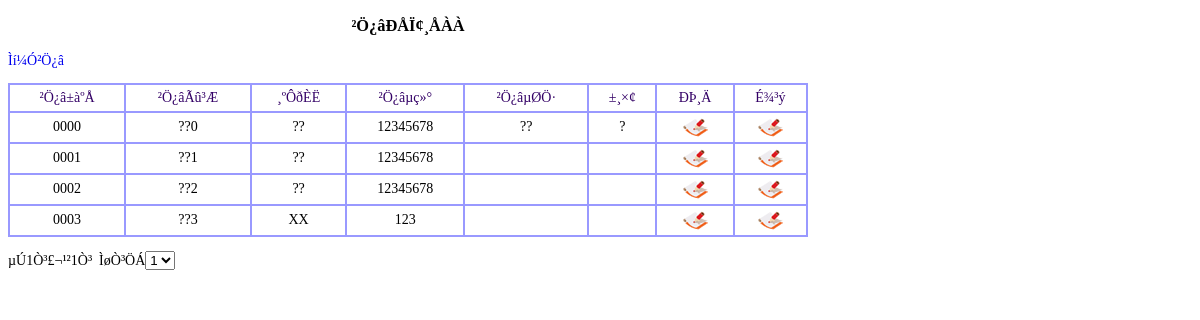
The app's page /basic/warehouse/warehouse_show.php (signed in), older data.
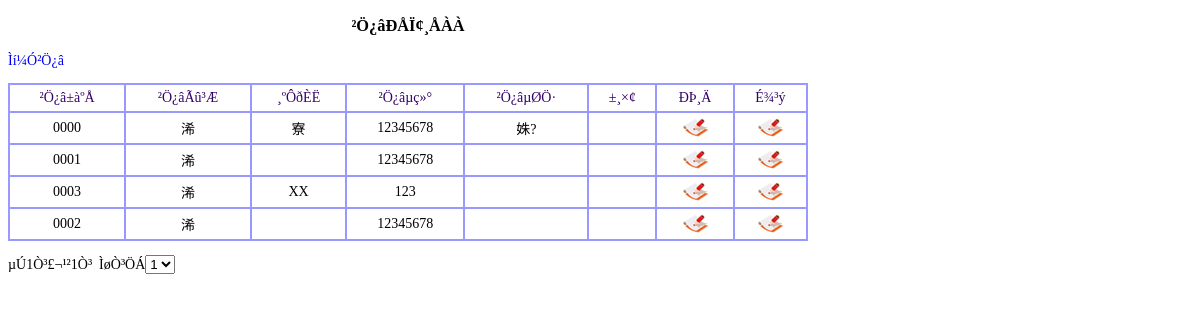
The same page, newer data.
### tables this page shows
CREATE TABLE `table_warehouse` (
  `id` varchar(4) NOT NULL,
  `name` varchar(10) NOT NULL,
  `fuzeren` varchar(10) default NULL,
  `phone` varchar(8) default NULL,
  `address` varchar(50) default NULL,
  `remark` varchar(50) default NULL,
  PRIMARY KEY  (`id`,`name`)
);

### basic/warehouse/warehouse_show.php (the view, shortened to what this page needs)
<?php
	include "../include.php";
	$pagesize = 10;
	$page = $_GET['page'];
	$query="select count(*) as num from table_warehouse";
	$result = mysql_query($query) or die("Invalid query: " . mysql_error());
	$RS = mysql_fetch_array($result);
	$num = $RS['num'];
	for($i=0;$i*$pagesize<$num;$i++);
	$total=$i;
	$string_order=" order by name";
	$string_page=" limit " . $page*$pagesize . "," . ($page+1)*$pagesize;
	$query="select * from table_warehouse" . $string_order . $string_page;
	$result = mysql_query($query) or die("Invalid query: " . mysql_error());
?>
<!DOCTYPE html PUBLIC "-//W3C//DTD XHTML 1.0 Transitional//EN" "http://www.w3.org/TR/xhtml1/DTD/xhtml1-transitional.dtd">
<html xmlns="http://www.w3.org/1999/xhtml">
<head>
</head>
<body style="width:800px">
<h3 align="center">²Ö¿âÐÅÏ¢¸ÅÀÀ</h3>
<div>
<p><a href="warehouse_add.php">Ìí¼Ó²Ö¿â</a></p>
<table width="100%" border="1" cellspacing="0" cellpadding="5" bordercolor="#9999FF">
  <thead><tr align="center" bordercolor="#9999FF">
    <td>²Ö¿â±àºÅ</td>
	<td>²Ö¿âÃû³Æ</td>
    <td>¸ºÔðÈË</td>
    <td>²Ö¿âµç»°</td>
    <td>²Ö¿âµØÖ·</td>
    <td>±¸×¢</td>
    <td>ÐÞ¸Ä</td>
    <td>É¾³ý</td>
  </tr></thead>
  <tbody>
  <?php
	while($RS=mysql_fetch_array($result))
	{
		echo "<tr align='center' bordercolor='#9999FF'>";
		echo "<td>".$RS['id']."</td>\n";
		echo "<td>".$RS['name']."</td>\n";
		echo "<td>".$RS['fuzeren']."</td>\n";
		echo "<td>".$RS['phone']."</td>\n";
		echo "<td>".$RS['address']."</td>\n";
		echo "<td>".$RS['remark']."</td>\n";
		echo "<td><a href='warehouse_modify.php?id=".$RS['id']."'><img src='../../image/modify.gif' alt='' border='0' /></a></td>\n";
		echo "<td><a href=\"javascript:if(confirm('È·¶¨£¿')) location.href='../sql_delete_bg.php?db=warehouse&id=".$RS['id']."'\">";
		echo "<img src='../../image/delete.gif' alt='' border='0' /></a></td>\n";
		echo "</tr>";
	}
?></tbody>
</table>
<p>
  <?php
$current=$page+1;
echo "µÚ".$current."Ò³£¬¹²".$total."Ò³";
echo "&nbsp;&nbsp;ÌøÒ³ÖÁ";
echo "<select name='pagechoose' onchange='javascript:location.href=this.value;'>";
for($i=0;$i<$total;$i++){
	$string="";
	if($i==$page) $string=" selected='selected' ";
	$url_i = "warehouse_show.php?page=".$i;
	echo "<option value='".$url_i."'".$string.">". ($i+1) ."</option>" ;
	}
echo "</select>";
?>
</p></div>
</body>
</html>

Row changes from the older to the newer data that the page shows:
removed table_warehouse: id "0000", name "??0", fuzeren "??", phone "12345678", address "??", remark "?"
removed table_warehouse: id "0001", name "??1", fuzeren "??", phone "12345678"
removed table_warehouse: id "0002", name "??2", fuzeren "??", phone "12345678"
removed table_warehouse: id "0003", name "??3", fuzeren "XX", phone "123"
added table_warehouse: id "0000", name "浠", fuzeren "寮", phone "12345678", address "姝?"
added table_warehouse: id "0001", name "浠", phone "12345678"
added table_warehouse: id "0003", name "浠", fuzeren "XX", phone "123"
added table_warehouse: id "0002", name "浠", phone "12345678"
